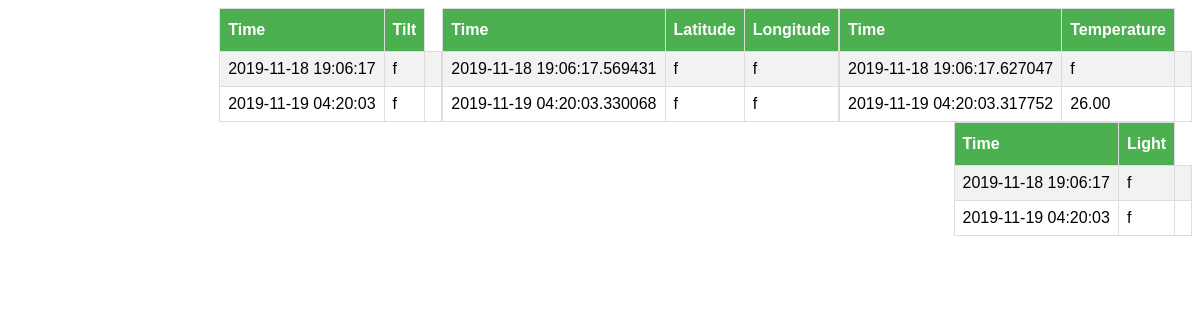
Screenshot of /PHP_Files/Web_UI/request.php with the database file from the repository.
### tables this page shows
CREATE TABLE `temperature` (
  `Time` timestamp(6) NOT NULL DEFAULT current_timestamp(6) ON UPDATE current_timestamp(6),
  `Temperature` varchar(30) NOT NULL
);

CREATE TABLE `gps` (
  `Time` timestamp(6) NOT NULL DEFAULT current_timestamp(6) ON UPDATE current_timestamp(6),
  `Latitude` varchar(10) NOT NULL,
  `Longitude` varchar(10) NOT NULL
);

CREATE TABLE `tilt` (
  `Time` timestamp NOT NULL DEFAULT current_timestamp() ON UPDATE current_timestamp(),
  `Tilt` varchar(30) NOT NULL
);

CREATE TABLE `light` (
  `Time` timestamp NOT NULL DEFAULT current_timestamp() ON UPDATE current_timestamp(),
  `Light` varchar(30) NOT NULL
);

### PHP_Files/Web_UI/request.php (the view, shortened to what this page needs)
<!DOCTYPE html>
<html>
<head>
</head>
<body>
	<div style="float:right">
	<table id="database">
		<tr>
			<th>Time</th>
			<th>Temperature</th>
		</tr>
		<?php
			$servername = "localhost";
			$username = "username";
			$password = "password";
			$dbname = "mediatek";
			$conn = new mysqli($servername, $username, $password, $dbname);
			$sql = "SELECT Time, Temperature FROM temperature";
			$result = $conn->query($sql);
			if ($result->num_rows > 0)
			{
				while($row = $result->fetch_assoc())
				{
					echo "<tr><td>" . $row["Time"]. "</td><td>" . $row["Temperature"]. "</td><td>";
				}
			}
			else
			{
				echo "0 results";
			}
		?>
	</table>
	</div>
	<div style="float:right">
	<table id="database">
		<tr>
			<th>Time</th>
			<th>Latitude</th>
			<th>Longitude</th>
		</tr>
		<?php
			$servername = "localhost";
			$username = "username";
			$password = "password";
			$dbname = "mediatek";
			$conn = new mysqli($servername, $username, $password, $dbname);
			$sql = "SELECT Time, Latitude, Longitude FROM gps";
			$result = $conn->query($sql);
			if ($result->num_rows > 0)
			{
				while($row = $result->fetch_assoc())
				{
					echo "<tr><td>" . $row["Time"]. "</td><td>" . $row["Latitude"].  "</td><td>" . $row["Longitude"]. "</td></tr>";
				}
			}
			else
			{
				echo "0 results";
			}
		?>
	</table>
	</div>
	<div style="float:right">
	<table id="database">
		<tr>
			<th>Time</th>
			<th>Tilt</th>
		</tr>
		<?php
			$servername = "localhost";
			$username = "username";
			$password = "password";
			$dbname = "mediatek";
			$conn = new mysqli($servername, $username, $password, $dbname);
			$sql = "SELECT Time, Tilt FROM tilt";
			$result = $conn->query($sql);
			if ($result->num_rows > 0)
			{
				while($row = $result->fetch_assoc())
				{
					echo "<tr><td>" . $row["Time"]. "</td><td>" . $row["Tilt"]. "</td><td>";
				}
			}
			else
			{
				echo "0 results";
			}
		?>
	</table>
	</div>
	<div style="float:right">
	<table id="database">
		<tr>
			<th>Time</th>
			<th>Light</th>
		</tr>
		<?php
			$servername = "localhost";
			$username = "username";
			$password = "password";
			$dbname = "mediatek";
			$conn = new mysqli($servername, $username, $password, $dbname);
			$sql = "SELECT Time, Light FROM light";
			$result = $conn->query($sql);
			if ($result->num_rows > 0)
			{
				while($row = $result->fetch_assoc())
				{
					echo "<tr><td>" . $row["Time"]. "</td><td>" . $row["Light"]. "</td><td>";
				}
			}
			else
			{
				echo "0 results";
			}
		?>
	</table>
	</div>
</body>
</html>

### PHP_Files/Web_UI/request.php (style rules this page uses)
#database { font-family: 'Trebuchet MS', Arial, Helvetica, sans-serif; border-collapse: collapse; width: 100%; }
#database td, #database th { border: 1px solid #ddd; padding: 8px; }
#database tr:nth-child(even) { background-color: #f2f2f2; }
#database th { padding-top: 12px; padding-bottom: 12px; text-align: left; background-color: #4CAF50; color: white; }

### rows the page displays
temperature: Time "2019-11-18 19:06:17.627047", Temperature "f"
temperature: Time "2019-11-19 04:20:03.317752", Temperature "26.00"
gps: Time "2019-11-18 19:06:17.569431", Latitude "f", Longitude "f"
gps: Time "2019-11-19 04:20:03.330068", Latitude "f", Longitude "f"
tilt: Time "2019-11-18 19:06:17", Tilt "f"
tilt: Time "2019-11-19 04:20:03", Tilt "f"
light: Time "2019-11-18 19:06:17", Light "f"
light: Time "2019-11-19 04:20:03", Light "f"
